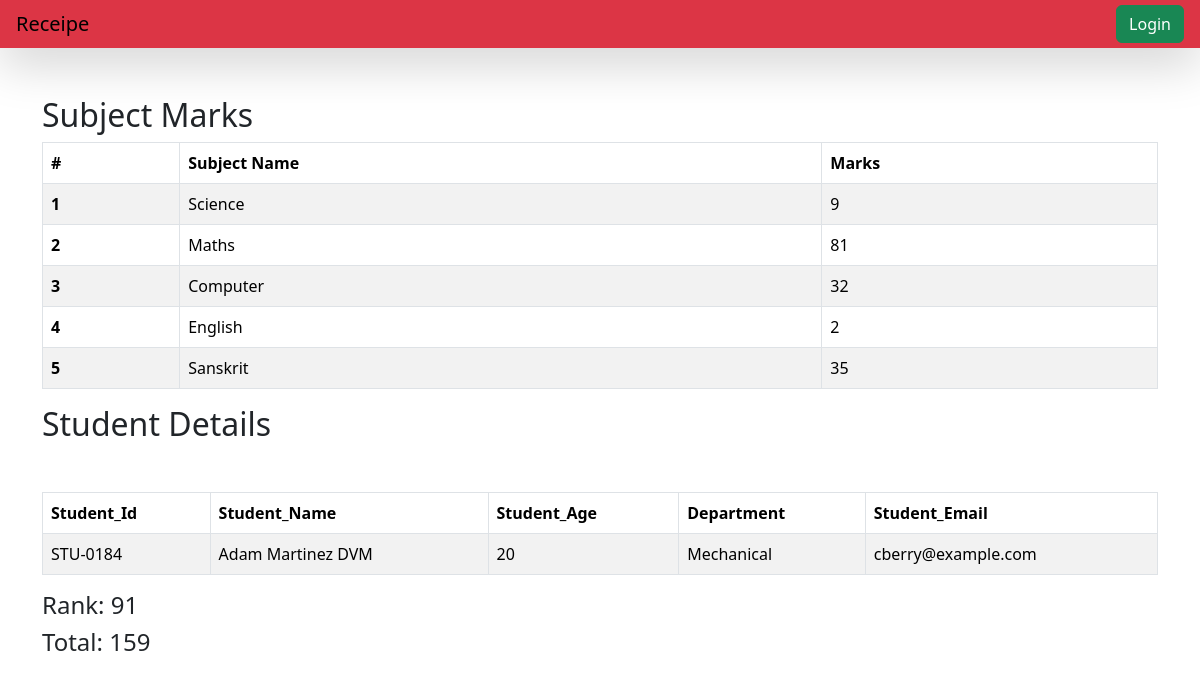
Page /see_marks/STU-0184/ on the committed database.
### vege/models.py (models this page shows, shortened)
class SubjectMarks(models.Model):
    student=models.ForeignKey(Student,related_name="studentmarks",on_delete=models.CASCADE)
    subject=models.ForeignKey(Subject,on_delete=models.CASCADE)
    marks=models.IntegerField()
    class Meta:
        unique_together=['student','subject']

class Subject(models.Model):
    subject_name=models.CharField(max_length=100)

class Student(models.Model):
    department = models.ForeignKey(Department, related_name="depart", on_delete=models.CASCADE)
    student_id = models.OneToOneField(Studentid, related_name="studentid", on_delete=models.CASCADE)
    student_name = models.CharField(max_length=100)
    student_email = models.EmailField(unique=True)
    student_age = models.IntegerField(default=10)
    student_address = models.CharField(max_length=100)
    class Meta:
        ordering = ['student_name']

class Studentid(models.Model):
    student_id = models.CharField(max_length=100)

class Department(models.Model):
    department = models.CharField(max_length=100)
    def __str__(self):
        return  f"{self.department}"
    class Meta:
        ordering = ['department']

### vege/views.py (the view)
# urls.py: path('see_marks/<student_id>/', see_marks, name='see_marks'),
def see_marks(request, student_id):
    student = get_object_or_404(Student, student_id__student_id=student_id)
    queryset = SubjectMarks.objects.filter(student=student)
    total_marks=queryset.aggregate(total_marks=Sum('marks'))
    current_rank= -1
    ranks=Student.objects.annotate(marks=Sum('studentmarks__marks')).order_by('-marks','-student_age')
    i=1
    for rank in ranks:
        if student_id == rank.student_id.student_id:
           current_rank=i
           break
        i=i+1
    return render(request, 'see_marks.html', {'student': student, 'queryset': queryset , 'total_marks' : total_marks , 'current_rank' : current_rank})

### vege/templates/see_marks.html
{% extends "base.html" %}
{% block start %}
<div class="container mt-5">
  <h2>Subject Marks</h2>
  <table class="table table-striped table-bordered">
    <thead>
      <tr>
        <th scope="col">#</th>
        <th scope="col">Subject Name</th>
        <th scope="col">Marks</th>
      </tr>
    </thead>
    <tbody>
      {% for marks in queryset %}
      <tr>
        <th scope="row">{{ forloop.counter }}</th>
        <td>{{ marks.subject.subject_name }}</td>
        <td>{{ marks.marks }}</td>
      </tr>
      {% endfor %}
    </tbody>
  </table>
  <h2>Student Details</h2>
  <table class="table table-striped table-bordered mt-5">
    <thead>
      <tr>
        <th scope="col">Student_Id</th>
        <th scope="col">Student_Name</th>
        <th scope="col">Student_Age</th>
        <th scope="col">Department</th>
        <th scope="col">Student_Email</th>
      </tr>
    </thead>
    <tbody>
      <tr>
        <td>{{ student.student_id.student_id }}</td>
        <td>{{ student.student_name }}</td>
        <td>{{ student.student_age }}</td>
        <td>{{ student.department }}</td>
        <td>{{ student.student_email }}</td>
      </tr>
    </tbody>
  </table>
  <h4>Rank: {{current_rank}}</h4>
  <h4>Total: {{total_marks.total_marks}} </h4>
</div>
{% endblock %}

### rows in the picture
SubjectMarks: subject.subject_name "Science", marks "9"
SubjectMarks: subject.subject_name "Maths", marks "81"
SubjectMarks: subject.subject_name "Computer", marks "32"
SubjectMarks: subject.subject_name "English", marks "2"
SubjectMarks: subject.subject_name "Sanskrit", marks "35"
Student: student_id.student_id "STU-0184", student_name "Adam Martinez DVM", student_age "20", department "Mechanical", student_email "cberry@example.com"

### other values in the picture
{{ current_rank }} "91"
{{ total_marks.total_marks }} "159"
